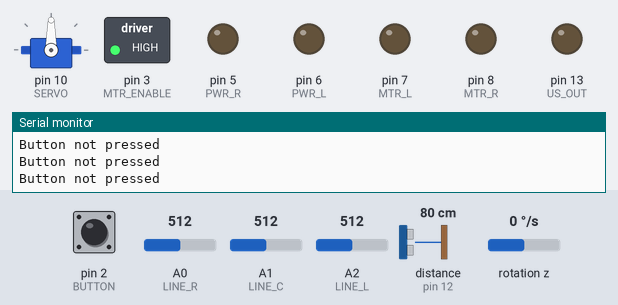
Bench run of a sketch on a simulated Arduino Uno, built with avr-gcc and run on an emulated ATmega328P. Shown: servo, switched loads named in the sketch (green lamp = pin HIGH), output pins drawn as LEDs (lit = HIGH), the last lines printed to the serial monitor. Wiring (inferred from the names in the program): MPU-6050 motion sensor at I2C address 0x68. Dashed ring = blinking. The inputs (shaded band) are chosen by the test bench; at power-on: pin 2 (BUTTON) HIGH, A0 (LINE_R) = 512, A2 (LINE_L) = 512, A1 (LINE_C) = 512, distance to the obstacle (sensor on pin 12) 80 cm, rotation z 0 °/s. The echo pulse lasts 58.3 µs per cm.

Above: at 0.8 s.
0.9 s: pin 2 (BUTTON) pulled LOW for 0.15 s
At 3.7 s:
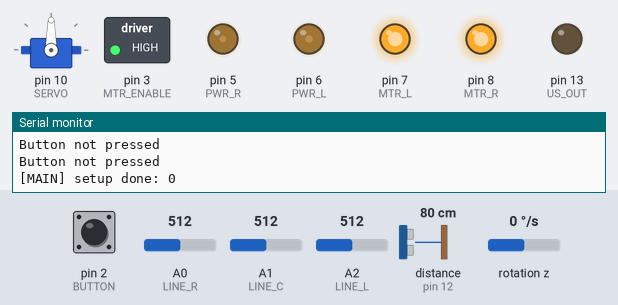
4.0 s: A0 (LINE_R) set to 311
5.5 s: A0 (LINE_R) set to 289
At 6.0 s:
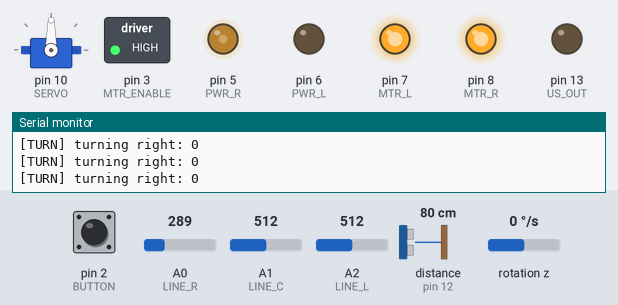
7.0 s: A2 (LINE_L) set to 314
10.0 s: A2 (LINE_L) set to 289
At 10.7 s:
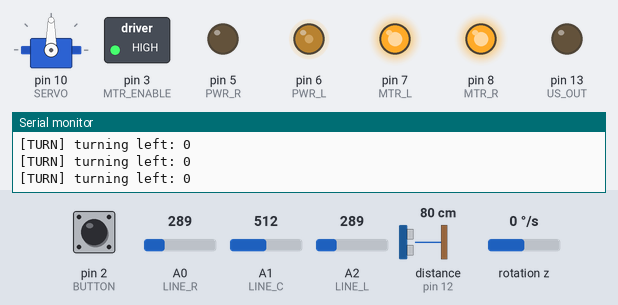
11.5 s: A1 (LINE_C) set to 306
14.5 s: A1 (LINE_C) set to 284
At 15.0 s:
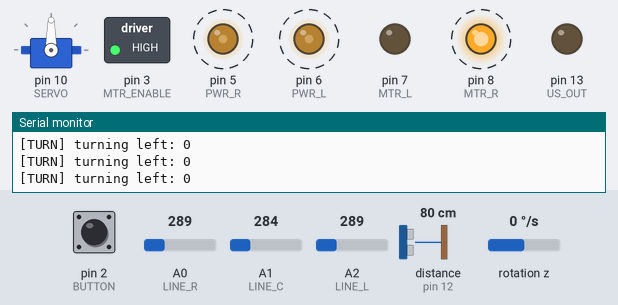
Timing chart, 0 to 18.5 s (numbered marks = the images above; inputs shaded):
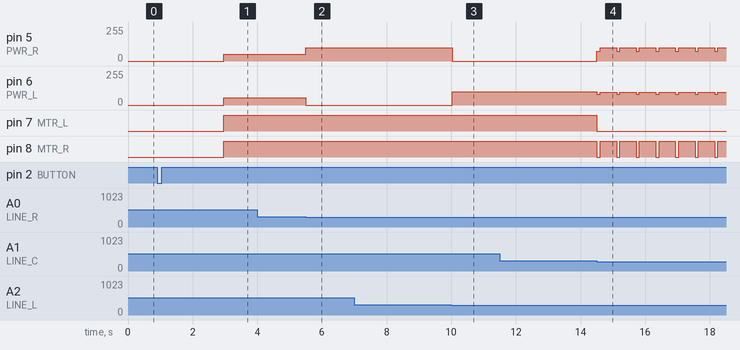

Measured:
- the behaviour switches between 300 and 299 on A0 (LINE_R) (found by bisection; images 1 and 2)
- the behaviour switches between 300 and 299 on A2 (LINE_L) (found by bisection; images 2 and 3)
- the behaviour switches between 300 and 299 on A1 (LINE_C) (found by bisection; images 3 and 4)
- after the input at 0.9 s, pin 5 (PWR_R): 0/255 → 50/255 after 2.1 s; pin 6 (PWR_L): 0/255 → 55/255 after 2.1 s; pin 7 (MTR_L), pin 8 (MTR_R): LOW → HIGH after 2.1 s
- after the input at 4.0 s, every drawn part: stays the same
- after the input at 5.5 s, pin 5 (PWR_R): 50/255 → 100/255 at once; pin 6 (PWR_L): 55/255 → 0/255 at once
- after the input at 10.0 s, pin 5 (PWR_R): 100/255 → 0/255 at once; pin 6 (PWR_L): 0/255 → 100/255 at once
- after the input at 14.5 s, pin 5 (PWR_R): alternates 100/255 for 0.51 s and 75/255 for 0.10 s, starting at once; pin 6 (PWR_L): alternates 95/255 for 0.51 s and 80/255 for 0.10 s, starting at once; pin 7 (MTR_L): HIGH → LOW at once; pin 8 (MTR_R): alternates HIGH for 0.51 s and LOW for 0.10 s, starting at once

The sketch:

lab7.ino
```cpp
/*
 * CSCI 1063U - Elegoo Smart Car V4.0
 *
 * Starter Code for motor, pin, and sensor setup
 * Provided to students for use and understanding
 *
 */

#include <Wire.h>
#include <FastLED.h>
#include <Servo.h>

// ====== PIN CONSTANT VALUES ======

#define NUM_LEDS 2            // Number of LEDs on your board
#define PIN_RBGLED 4          // LED Pin
#define PWR_R 5               // Right Motor Power
#define PWR_L 6               // Left Motor Power
#define MTR_L 7               // Left Motor Control
#define MTR_R 8               // Right Motor Control
#define SERVO 10              // Servo Motor
#define MTR_ENABLE 3          // Motor Enable Pin
#define US_OUT 13             // Ultrasonic Sensor Input
#define US_IN 12              // Ultrasonic Sensor Output
#define LINE_L A2             // Left Line Tracker
#define LINE_C A1             // Center Line Tracker
#define LINE_R A0             // Right Line Tracker
#define BUTTON 2              // Push Button
#define GYRO 0x68             // Gyro Sensor Address

#define NORMAL_SPEED 50
#define TURN_SPEED 100
#define LINE_THRESHOLD 300

#define BRIGHTNESS 100

#define DISTANCE_LOOKBACK 5
#define MIN_DISTANCE 5
#define MAX_DISTANCE 20

#define GYRO_LOOKBACK 5
#define GYRO_EPISLION 2

#define MAX_SPEED 150
#define MIN_SPEED 25

int16_t gyroZ;                // Raw gyro Z-axis reading
float gyroZOffset = 0;        // Calibration offset
float currentAngle = 0;       // Current angle in degrees
unsigned long lastTime = 0;   // Last read time
Servo scanServo;              // Servo

int state = 0;
int delta_turn = 0;
int avg_distance = 0;
int avg_angle = 0;
int timer = 50;

long randNumber;

int distances[DISTANCE_LOOKBACK] = {MAX_DISTANCE};
uint8_t d_i = 0;

int angles[GYRO_LOOKBACK] = {0};
uint8_t g_i = 0;
// --------------------------------------------


void setServoAngle(int angle, int rest) {
  static int lastAngle = -1;
  angle = constrain(angle, 0, 180);

  rest = (rest < 0) ? 15 : rest;

  if (angle != lastAngle) {
    scanServo.write(angle);
    delay(rest);  // Allow servo to settle
    lastAngle = angle;
  }
}

void centerServo(int d) {
  setServoAngle(90, d);
}

bool setupGyro() {
  Wire.begin();
  Wire.beginTransmission(GYRO);
  Wire.write(0x6B);  // PWR_MGMT_1 register
  Wire.write(0);     // Wake up MPU6050
  byte error = Wire.endTransmission();

  if (error != 0) {
    return false;
  }

  // Configure gyro sensitivity (±250 deg/s)
  Wire.beginTransmission(GYRO);
  Wire.write(0x1B);  // GYRO_CONFIG register
  Wire.write(0x00);  // ±250 deg/s
  Wire.endTransmission();

  lastTime = millis();
  return true;
}

// Calibrate gyro (robot must be stationary!)
void calibrateGyro() {
  delay(500);

  long sum = 0;
  int samples = 100;

  for (int i = 0; i < samples; i++) {
    Wire.beginTransmission(GYRO);
    Wire.write(0x47);  // GYRO_ZOUT_H register
    Wire.endTransmission(false);
    Wire.requestFrom(GYRO, 2, true);

    int16_t gz = Wire.read() << 8 | Wire.read();
    sum += gz;
    delay(10);
  }

  gyroZOffset = sum / samples;
  currentAngle = 0;
}

int16_t readGyroZ() {
  Wire.beginTransmission(GYRO);
  Wire.write(0x47);  // GYRO_ZOUT_H register
  Wire.endTransmission(false);
  Wire.requestFrom(GYRO, 2, true);

  int16_t gz = Wire.read() << 8 | Wire.read();
  return gz;
}

// MUST be called frequently (e.g., every loop iteration)
// Angle accuracy degrades if this is not called often
void updateGyroAngle() {
  unsigned long now = millis();
  float dt = (now - lastTime) / 1000.0;  // Time in seconds
  lastTime = now;

  // Read gyro
  gyroZ = readGyroZ();

  // Convert to degrees per second (sensitivity = 131 for ±250 deg/s)
  // INVERTED THE SIGN HERE to fix direction!
  float gyroRate = -((gyroZ - gyroZOffset) / 131.0);

  // Integrate to get angle
  currentAngle += gyroRate * dt;

  // Keep angle in range -180 to +180
  if (currentAngle > 180) currentAngle -= 360;
  if (currentAngle < -180) currentAngle += 360;
}

void resetAngle() {
  currentAngle = 0;
}

float getAngle() {
  return currentAngle;
}

int getDistance() {
  int validReading = 0;
  int attempts = 0;

  while (validReading == 0 && attempts < 3) {
    if (attempts > 0) delay(60);  // Only delay on retries

    digitalWrite(US_OUT, LOW);
    delayMicroseconds(2);
    digitalWrite(US_OUT, HIGH);
    delayMicroseconds(10);
    digitalWrite(US_OUT, LOW);

    long duration = pulseIn(US_IN, HIGH, 30000);
    int distance = duration * 0.034 / 2;

    if (duration > 0 && distance <= 200) {
      validReading = distance;
    }

    attempts++;
  }

  return validReading;
}

void setup() {
  // setup LED
  FastLED.setBrightness(50); // 0-255

  // Motor pins
  pinMode(PWR_R, OUTPUT);
  pinMode(PWR_L, OUTPUT);
  pinMode(MTR_L, OUTPUT);
  pinMode(MTR_R, OUTPUT);
  pinMode(MTR_ENABLE, OUTPUT);

  // Ultrasonic sensor pins
  pinMode(US_OUT, OUTPUT);
  pinMode(US_IN, INPUT);

  // Line tracking sensor pins
  pinMode(LINE_L, INPUT);
  pinMode(LINE_C, INPUT);
  pinMode(LINE_R, INPUT);

  // Button pin
  pinMode(BUTTON, INPUT_PULLUP);

  // Enable motor driver
  digitalWrite(MTR_ENABLE, HIGH);

  // Initialize serial communication
  Serial.begin(9600);

  // Initialize Servo motor
  scanServo.attach(SERVO);
  centerServo(-1);   // Center position

  // Wait for button press
  while (digitalRead(BUTTON) == HIGH) {
    Serial.println("Button not pressed");
  }

  delay(500);

  // Initialize Gyro - hard stop if failed
  if (!setupGyro()) {
    Serial.println("Failed setting up gyro...");
    while (true);  // Hard stop
  }

  calibrateGyro();

  // ----------------------------------------------
  randomSeed(analogRead(0));

  print("MAIN", "setup done", 0);
}


void print(String system, String msg, int d)
{
  Serial.print("[" + system + "] " + msg + ": ");
  Serial.println(d);
}

void update_array(int* array, int length, uint8_t i, int value)
{
  array[i % length] = value;
}

int get_array_average(int* array, int length)
{
  int total = 0;

  for (int i = 0; i < length; i++)
  {
    total += array[i];
  }
  return total / length;
}

void reset_array(int* array, int length, int val)
{
  for (int i = 0; i < length; i++)
  {
    array[i] = val;
  }
}

// --------------------------------------------------------------------
bool wall_is_ahead()
{
  return avg_distance < MIN_DISTANCE;
}

void move_motors(int lspeed, int rspeed)
{
  if (lspeed >= 0) {
    digitalWrite(MTR_L, HIGH);
  }
  else {
    digitalWrite(MTR_L, LOW);
  }

  if (rspeed >= 0) {
    digitalWrite(MTR_R, HIGH);
  }
  else {
    digitalWrite(MTR_R, LOW);
  }

  analogWrite(PWR_L, constrain(abs(lspeed), 0, 255));
  analogWrite(PWR_R, constrain(abs(rspeed), 0, 255));
}

bool white_is_under(int val)
{
  return val < LINE_THRESHOLD;
}


// --------------------------------------------------------------------
void driver()
{
  int left = analogRead(LINE_L);
  int center = analogRead(LINE_C);
  int right = analogRead(LINE_R);

  bool white_center = white_is_under(center);
  bool white_left = white_is_under(left);
  bool white_right = white_is_under(right);

  // move_motors(NORMAL_SPEED, NORMAL_SPEED);


  if (white_left && white_right && white_center){
    reverse();
    turn_90();
  }

  if (white_left){
    print("TURN", "turning left", 0);
    move_motors(NORMAL_SPEED + 50, NORMAL_SPEED - 50);
  }

  else if (white_right){
    print("TURN", "turning right", 0);
    move_motors(NORMAL_SPEED - 50, NORMAL_SPEED + 50);
  }

  else {
    move_motors(NORMAL_SPEED + 5, NORMAL_SPEED);
  }

  if (wall_is_ahead())
  {
    delta_turn = -90;
  }

}


void reverse(){
  move_motors(-75 - 5, -75);
  delay(100);
  move_motors(NORMAL_SPEED + 5, NORMAL_SPEED);
}


void turn_90(){
  move_motors(-100 + 5, 100);
  delay(500);
  move_motors(NORMAL_SPEED + 5, NORMAL_SPEED);
}

void turn()
{
  if (abs(delta_turn) < GYRO_EPISLION)
  {
    resetAngle();
    state = 0;
  }

  print("main", "delta_turn =", delta_turn);
  print("main", "avg_angle =", getAngle());
  delta_turn -= getAngle();
  resetAngle();

  if (delta_turn < 0)
  {
    // print("TURN", "turning left", 0);
    move_motors(-NORMAL_SPEED, NORMAL_SPEED);
  }
  else if (delta_turn > 0)
  {
    // print("TURN", "turning right", 0);
    move_motors(NORMAL_SPEED, -NORMAL_SPEED);
  }
}


// STATES
// -1 TESTING PURPOSES (I'm sick and tired of the motor noises)
// 0 STRAIGHT
// 1 TURN

void loop()
{
  updateGyroAngle();


  // Getting averages
  update_array(distances, DISTANCE_LOOKBACK, d_i++, getDistance());
  avg_distance = get_array_average(distances, DISTANCE_LOOKBACK);

  if (avg_distance < MIN_DISTANCE)
  {
    move_motors(0, 0);
    state = -1;
  }
  switch (state)
  {
    case -1:
      break;

    case 0:
      driver();
      break;

    case 1:
      // turn();
      break;

    default:
      break;
  }
}
```
